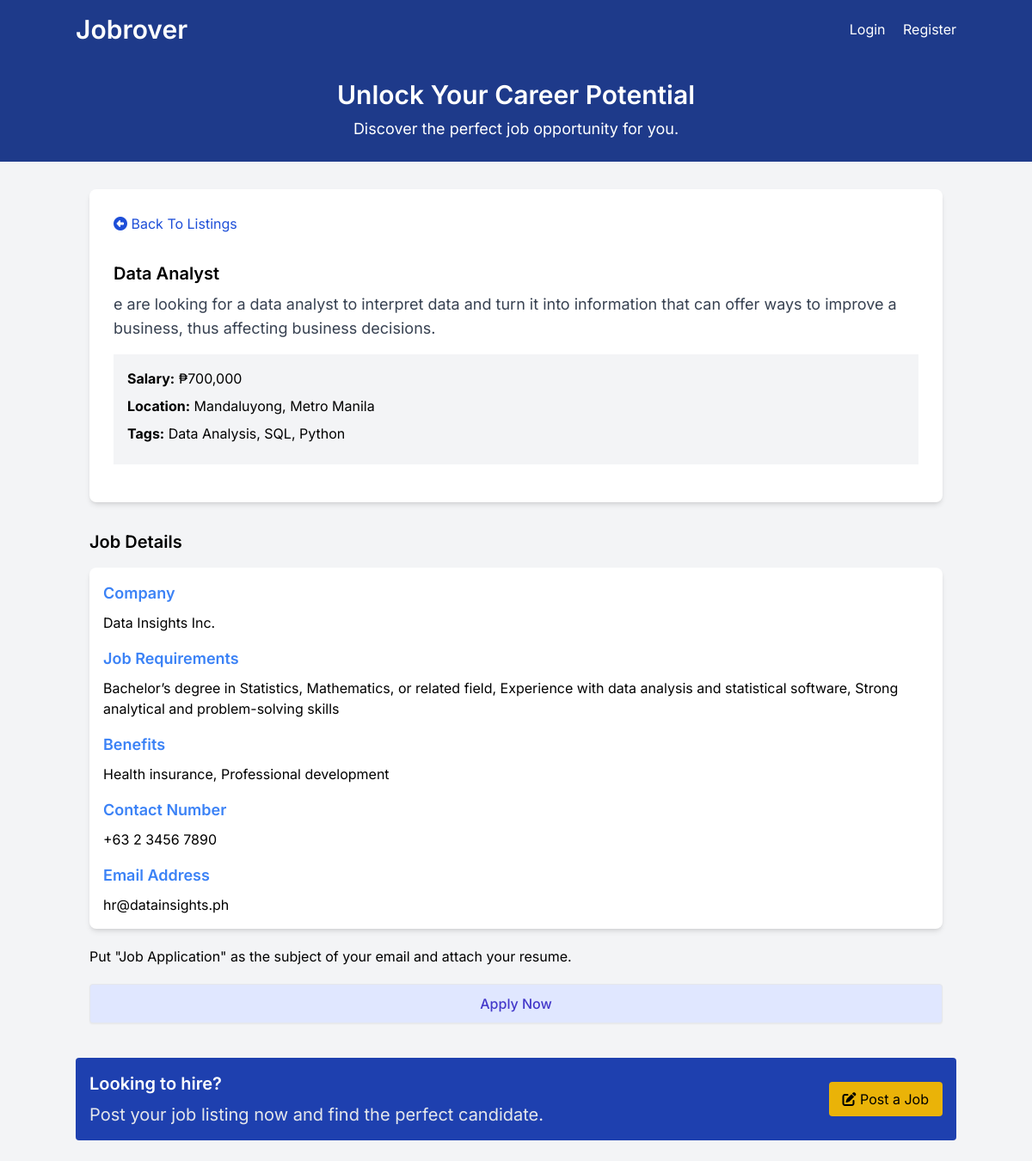
The app's page /listings/24 with its own data.
### tables this page shows
CREATE TABLE `listings` (
  `id` int NOT NULL AUTO_INCREMENT,
  `user_id` int NOT NULL,
  `title` varchar(255) NOT NULL,
  `description` longtext,
  `salary` varchar(45) DEFAULT NULL,
  `tags` varchar(255) DEFAULT NULL,
  `company` varchar(45) DEFAULT NULL,
  `address` varchar(255) DEFAULT NULL,
  `city` varchar(45) DEFAULT NULL,
  `state` varchar(45) DEFAULT NULL,
  `phone` varchar(45) DEFAULT NULL,
  `email` varchar(45) DEFAULT NULL,
  `requirements` longtext,
  `benefits` longtext,
  `created_at` timestamp NULL DEFAULT CURRENT_TIMESTAMP,
  PRIMARY KEY (`id`),
  KEY `fk_listings_users_idx` (`user_id`),
  CONSTRAINT `fk_listings_users` FOREIGN KEY (`user_id`) REFERENCES `users` (`id`) ON DELETE CASCADE ON UPDATE CASCADE
);

### App/controllers/ListingController.php (called while the page is built, shortened)
<?php
class ListingController
{
  protected $db;
  public function __construct()
  {
    $config = require basePath('config/db.php');
    $this->db = new Database($config);
  }
  public function show($params)
  {
    $id = $params['id'];
    $params = [
      'id' => $id,
    ];
    $listing = $this->db
      ->query('SELECT * FROM listings WHERE id = :id', $params)
      ->fetch();
    loadView('listings/show', [
      'listing' => $listing,
    ]);
  }
}

### public/index.php (called while the page is built, shortened)
<?php
require '../helpers.php';
$router = new Router();
$uri = parse_url($_SERVER['REQUEST_URI'], PHP_URL_PATH);
$router->route($uri);

### Framework/Session.php (called while the page is built, shortened)
<?php
class Session
{
  public static function has($key)
  {
    return isset($_SESSION[$key]);
  }
}

### Framework/Database.php (called while the page is built, shortened)
<?php
class Database
{
  public $conn;
  public function __construct($config)
  {
    $dsn = "mysql:host={$config['host']};port={$config['port']};dbname={$config['dbname']}";
    $options = [
      PDO::ATTR_ERRMODE => PDO::ERRMODE_EXCEPTION,
      PDO::ATTR_DEFAULT_FETCH_MODE => PDO::FETCH_OBJ,
    ];
    try {
      $this->conn = new PDO(
        $dsn,
        $config['username'],
        $config['password'],
        $options
      );
    } catch (PDOException $e) {
      throw new Exception("Database connection failed: {$e->getMessage()}");
    }
  }
  public function query($query, $params = [])
  {
    try {
      $sth = $this->conn->prepare($query);
      foreach ($params as $param => $value) {
        $sth->bindValue(':' . $param, $value);
      }
      $sth->execute();
      return $sth;
    } catch (PDOException $e) {
      throw new Exception("Query failed to execute: {$e->getMessage()}");
    }
  }
}

### App/views/listings/show.view.php (the view, shortened to what this page needs)
<?php loadPartial('navbar'); ?>
<?php loadPartial('top-banner'); ?>
<section class="container mx-auto p-4 mt-4">
  <div class="rounded-lg shadow-md bg-white p-3">
    <div class="flex justify-between items-center">
      <a class="block p-4 text-blue-700" href="/listings">
        <i class="fa fa-arrow-alt-circle-left"></i>
        Back To Listings
      </a>
    </div>
    <div class="p-4">
       <h2 class="text-xl font-semibold"><?= $listing->title ?></h2>
       <p class="text-gray-700 text-lg mt-2">
         <?= $listing->description ?>
       </p>
       <ul class="my-4 bg-gray-100 p-4">
         <li class="mb-2"><strong>Salary:</strong> <?= formatSalary(
           $listing->salary
         ) ?></li>
         <li class="mb-2">
           <strong>Location:</strong> <?= $listing->city ?>, <?= $listing->state ?>
         </li>
         <?php if (!empty($listing->tags)): ?>
          <li class="mb-2">
            <strong>Tags:</strong> <?= $listing->tags ?>
          </li>
          <?php endif; ?>
       </ul>
    </div>
  </div>
</section>
<section class="container mx-auto p-4">
  <h2 class="text-xl font-semibold mb-4">Job Details</h2>
  <div class="rounded-lg shadow-md bg-white p-4">
    <h3 class="text-lg font-semibold mb-2 text-blue-500">Company</h3>
     <p>
       <?= $listing->company ?>
     </p>
    <h3 class="text-lg font-semibold mt-4 mb-2 text-blue-500">Job Requirements</h3>
     <p>
       <?= $listing->requirements ?>
     </p>
    <h3 class="text-lg font-semibold mt-4 mb-2 text-blue-500">Benefits</h3>
    <p><?= $listing->benefits ?></p>
    <h3 class="text-lg font-semibold mt-4 mb-2 text-blue-500">Contact Number</h3>
    <p><?= $listing->phone ?></p>
    <h3 class="text-lg font-semibold mt-4 mb-2 text-blue-500">Email Address</h3>
    <p><?= $listing->email ?></p>
  </div>
  <p class="my-5">Put "Job Application" as the subject of your email and attach your resume.</p>
  <a
    href="mailto:<?= $listing->email ?>"
    class="block w-full text-center px-5 py-2.5 shadow-sm rounded border text-base font-medium cursor-pointer text-indigo-700 bg-indigo-100 hover:bg-indigo-200"
  >
    Apply Now
  </a>
</section>
<?php loadPartial('bottom-banner'); ?>

### Framework/Router.php (shortened to what this page needs)
<?php
class Router
{
  protected $routes = [];
  public function registerRoute($method, $uri, $action, $middleware = [])
  {
    list($controller, $controllerMethod) = explode('@', $action);
    $this->routes[] = [
      'method' => $method,
      'uri' => $uri,
      'controller' => $controller,
      'controllerMethod' => $controllerMethod,
      'middleware' => $middleware,
    ];
  }
  public function route($uri)
  {
    $requestMethod = $_SERVER['REQUEST_METHOD'];
    foreach ($this->routes as $route) {
      $uriSegments = explode('/', trim($uri, '/'));
      $routeSegments = explode('/', trim($route['uri'], '/'));
      if (
        count($uriSegments) === count($routeSegments) &&
        strtoupper($route['method']) === $requestMethod
      ) {
        $params = [];
        $match = true;
        for ($i = 0; $i < count($uriSegments); $i++) {
          if (
            $routeSegments[$i] !== $uriSegments[$i] &&
            !preg_match('/\{(.+?)\}/', $routeSegments[$i])
          ) {
            $match = false;
            break;
          }
          if (preg_match('/\{(.+?)\}/', $routeSegments[$i], $matches)) {
            $params[$matches[1]] = $uriSegments[$i];
          }
        }
        if ($match) {
          $controllerMethod = $route['controllerMethod'];
          $controllerInstance = new $controller();
          $controllerInstance->$controllerMethod($params);
          return;
        }
      }
    }
  }
}

### App/views/partials/navbar.php (shortened to what this page needs)
<header class="bg-blue-900 text-white p-4">
  <div class="container mx-auto flex justify-between items-center">
    <h1 class="text-3xl font-semibold left-text">
      <a href="/">Jobrover</a>
    </h1>
    <nav class="space-x-4">
      <?php if (Session::has('user')): ?>
      <div class="flex justify-between items-center gap-4 ">
         <div class="text-blue-300 text-base links">
           Welcome <?php echo Session::get('user')['name']; ?>
         </div>
         <form method="POST" action="/auth/logout" class="flex gap-4 links">
           <button type="submit" class="text-white inline hover:underline">Logout</button>
           <a href="/listings/create"
           class="bg-yellow-500 hover:bg-yellow-600 text-black px-4 py-2 rounded hover:shadow-md transition duration-300 "
           >
            <i class="fa fa-edit"></i> Post a Job
           </a>
         </form>
      <?php else: ?>
       <a href="/auth/login" class="text-white hover:underline">Login</a>
       <a href="/auth/register" class="text-white hover:underline">Register</a>
      <?php endif; ?>
      </div>
</header>

### App/views/partials/top-banner.php
<section class="bg-blue-900 text-white py-6 text-center">
  <div class="container mx-auto">
    <h2 class="text-3xl font-semibold">Unlock Your Career Potential</h2>
    <p class="text-lg mt-2">
      Discover the perfect job opportunity for you.
    </p>
  </div>
</section>

### App/views/partials/bottom-banner.php
<section class="container mx-auto my-6">
  <div
    class="bg-blue-800 text-white rounded p-4">
    <div class="banner">
      <div>
        <h2 class="text-xl font-semibold">Looking to hire?</h2>
        <p class="text-gray-200 text-xl mt-2 bottom-banner">
          Post your job listing now and find the perfect candidate.
        </p>
      </div>
      <a
        href="/listings/create"
        class="bg-yellow-500 hover:bg-yellow-600 text-black px-4 py-2 rounded hover:shadow-md transition duration-300 text-center"
      >
        <i class="fa fa-edit"></i> Post a Job
      </a>
    </div>
  </div>
</section>

### records on screen
listings: title "Data Analyst", description "e are looking for a data analyst to interpret data and turn it into information that can offer ways to improve a business, thus affecting business decisions.", salary "₱700,000", city "Mandaluyong", state "Metro Manila", tags "Data Analysis, SQL, Python", company "Data Insights Inc.", requirements "Bachelor’s degree in Statistics, Mathematics, or related field, Experience with data analysis and statistical software, Strong analytical and problem-solving skills", benefits "Health insurance, Professional development", phone "+63 2 3456 7890", email "hr@datainsights.ph"
